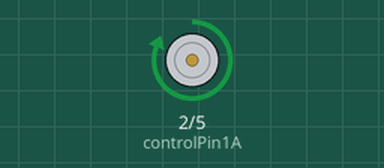
This sketch was run on a simulated Arduino Uno, built with avr-gcc and run on an emulated ATmega328P. Shown: motor-driver pin pairs drawn as motors (green arrow = first pin HIGH = forward, orange = second pin HIGH = backward, longer = more drive, scaled by the enable pin). What the sketch prints to the serial monitor is not drawn.

Above: at 1.0 s.
At 2.5 s:
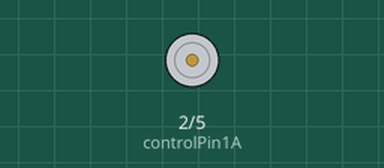
At 4.0 s:
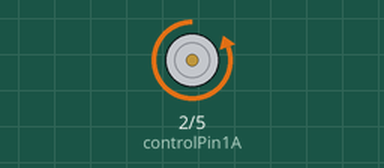
Timing chart, 0 to 8.0 s (numbered marks = the images above):
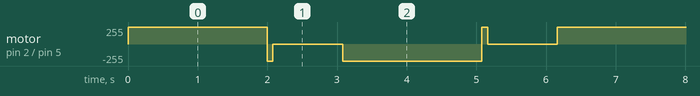

The sketch:

motor.ino
```cpp
// Motor control digital output pins defined as global constants
  const int controlPin1A = 2;
  const int controlPin2A = 5;
  const int ENablePin = 9;

// Motor control global variables:
  int motorSpeed;                          // Motor speed 0..255
  bool motorDirection;                      // Forward (True) or reverse (False)
  int idx;

void setup()
{
  idx = 0;
  motorSpeed = 255;
  motorDirection = true;
  // Declare digital output pins:
  pinMode(controlPin1A, OUTPUT);      // 1A
  pinMode(controlPin2A, OUTPUT);      // 2A
  pinMode(ENablePin, OUTPUT);         // EN1,2

  digitalWrite(ENablePin, LOW);       // motor off
  Serial.begin(9600);
}

void SetMotorControl(bool mD, int mS )
{
 if (mD)            // Forward
   {
      digitalWrite(controlPin1A, HIGH);
      digitalWrite(controlPin2A, LOW);
      Serial.write("vor");

   }
 else                                 // Reverse
   {
      digitalWrite(controlPin1A, LOW);
      digitalWrite(controlPin2A, HIGH);
      //Serial.write("reverse");
   }
 analogWrite(ENablePin, mS);  // Speed
}

void SetMotorStop(bool mD, int reverseTime)
{
  if (mD)
  {
    digitalWrite(controlPin1A, LOW);
    digitalWrite(controlPin2A, HIGH);
    delay(reverseTime);
    digitalWrite(controlPin2A, LOW);
  }
  else
  {
    digitalWrite(controlPin1A, HIGH);
    digitalWrite(controlPin2A, LOW);
    delay(reverseTime);
    digitalWrite(controlPin1A, LOW);
  }
  analogWrite(ENablePin, 0);
}

void loop()
{
 //Motorsteuerung Versuch
 //delay(200);
 //motorSpeed +=10;
 //motorSpeed = 255;
// if (motorSpeed > 240)
// {
//  //delay(5000);
//  motorSpeed = 0;
//  if(motorDirection)
//  {
//    motorDirection = false;
//  }
//  else
//  {
//    motorDirection = true;
//  }
// }
 SetMotorControl(motorDirection, motorSpeed);
 delay(2000);
 SetMotorStop(motorDirection, 80);
 if (motorDirection)
 {
  motorDirection = false;
 }
 else
 {
  motorDirection = true;
 }
 delay(1000);

}
```

Measured:
- by itself, motor on pin 2 (controlPin1A) / pin 5 (controlPin2A): repeats every 6.2 s: backward 255/255 0.08 s, stopped 1.0 s, backward 255/255 2.0 s, forward 255/255 0.08 s, stopped 1.0 s, forward 255/255 2.0 s
